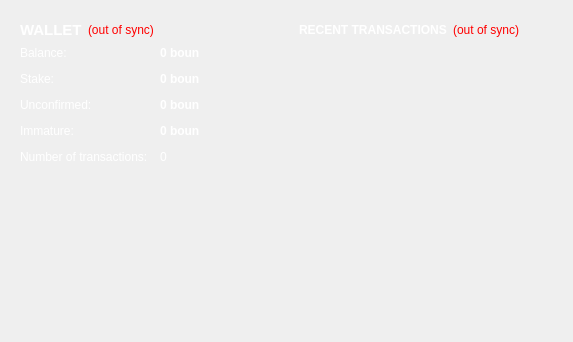
<?xml version="1.0" encoding="UTF-8"?>
<ui version="4.0">
 <class>OverviewPage</class>
 <widget class="QWidget" name="OverviewPage">
  <property name="geometry">
   <rect>
    <x>0</x>
    <y>0</y>
    <width>573</width>
    <height>342</height>
   </rect>
  </property>
  <property name="windowTitle">
   <string>Form</string>
  </property>
  <property name="styleSheet">
   <string notr="true">#OverviewPage { color: #ededed; }</string>
  </property>
  <layout class="QHBoxLayout" name="horizontalLayout" stretch="1,1">
   <item>
    <layout class="QVBoxLayout" name="verticalLayout_2">
     <item>
      <widget class="QFrame" name="frame">
       <property name="styleSheet">
        <string notr="true">#frame { background-color: qlineargradient(spread:pad, x1:0, y1:0, x2:0, y2:1, stop:0 rgba(0,0,0,0), stop:1.0 rgba(0,0,0,0)); }</string>
       </property>
       <layout class="QVBoxLayout" name="verticalLayout_4">
        <item>
         <layout class="QHBoxLayout" name="horizontalLayout_4">
          <item>
           <widget class="QLabel" name="label_5">
            <property name="font">
             <font>
              <pointsize>11</pointsize>
              <weight>75</weight>
              <bold>true</bold>
             </font>
            </property>
            <property name="styleSheet">
             <string notr="true">color: #ffffff;</string>
            </property>
            <property name="text">
             <string>WALLET</string>
            </property>
           </widget>
          </item>
          <item>
           <widget class="QLabel" name="labelWalletStatus">
            <property name="toolTip">
             <string>The displayed information may be out of date. Your wallet automatically synchronizes with the Filmcoin network after a connection is established, but this process has not completed yet.</string>
            </property>
            <property name="styleSheet">
             <string notr="true">QLabel { color: red; }</string>
            </property>
            <property name="text">
             <string notr="true">(out of sync)</string>
            </property>
            <property name="alignment">
             <set>Qt::AlignLeading|Qt::AlignLeft|Qt::AlignVCenter</set>
            </property>
           </widget>
          </item>
          <item>
           <spacer name="horizontalSpacer_2">
            <property name="orientation">
             <enum>Qt::Horizontal</enum>
            </property>
            <property name="sizeHint" stdset="0">
             <size>
              <width>40</width>
              <height>20</height>
             </size>
            </property>
           </spacer>
          </item>
         </layout>
        </item>
        <item>
         <layout class="QFormLayout" name="formLayout_2">
          <property name="fieldGrowthPolicy">
           <enum>QFormLayout::AllNonFixedFieldsGrow</enum>
          </property>
          <property name="horizontalSpacing">
           <number>12</number>
          </property>
          <property name="verticalSpacing">
           <number>12</number>
          </property>
          <item row="0" column="0">
           <widget class="QLabel" name="label">
            <property name="styleSheet">
             <string notr="true">color: #FFFFFF;</string>
            </property>
            <property name="text">
             <string>Balance:</string>
            </property>
           </widget>
          </item>
          <item row="0" column="1">
           <widget class="QLabel" name="labelBalance">
            <property name="font">
             <font>
              <weight>75</weight>
              <bold>true</bold>
             </font>
            </property>
            <property name="cursor">
             <cursorShape>IBeamCursor</cursorShape>
            </property>
            <property name="toolTip">
             <string>Your current balance</string>
            </property>
            <property name="styleSheet">
             <string notr="true">color: #ffffff;</string>
            </property>
            <property name="text">
             <string notr="true">0 boun</string>
            </property>
            <property name="textInteractionFlags">
             <set>Qt::LinksAccessibleByMouse|Qt::TextSelectableByKeyboard|Qt::TextSelectableByMouse</set>
            </property>
           </widget>
          </item>
          <item row="1" column="0">
           <widget class="QLabel" name="label_6">
            <property name="styleSheet">
             <string notr="true">color: #ffffff;</string>
            </property>
            <property name="text">
             <string>Stake:</string>
            </property>
           </widget>
          </item>
          <item row="1" column="1">
           <widget class="QLabel" name="labelStake">
            <property name="font">
             <font>
              <weight>75</weight>
              <bold>true</bold>
             </font>
            </property>
            <property name="cursor">
             <cursorShape>IBeamCursor</cursorShape>
            </property>
            <property name="toolTip">
             <string>Total of coins that was staked, and do not yet count toward the current balance</string>
            </property>
            <property name="styleSheet">
             <string notr="true">color: #ffffff;</string>
            </property>
            <property name="text">
             <string notr="true">0 boun</string>
            </property>
            <property name="textInteractionFlags">
             <set>Qt::LinksAccessibleByMouse|Qt::TextSelectableByKeyboard|Qt::TextSelectableByMouse</set>
            </property>
           </widget>
          </item>
          <item row="2" column="0">
           <widget class="QLabel" name="label_3">
            <property name="styleSheet">
             <string notr="true">color: #ffffff;</string>
            </property>
            <property name="text">
             <string>Unconfirmed:</string>
            </property>
           </widget>
          </item>
          <item row="2" column="1">
           <widget class="QLabel" name="labelUnconfirmed">
            <property name="font">
             <font>
              <weight>75</weight>
              <bold>true</bold>
             </font>
            </property>
            <property name="cursor">
             <cursorShape>IBeamCursor</cursorShape>
            </property>
            <property name="toolTip">
             <string>Total of transactions that have yet to be confirmed, and do not yet count toward the current balance</string>
            </property>
            <property name="styleSheet">
             <string notr="true">color: #ffffff;</string>
            </property>
            <property name="text">
             <string notr="true">0 boun</string>
            </property>
            <property name="textInteractionFlags">
             <set>Qt::LinksAccessibleByMouse|Qt::TextSelectableByKeyboard|Qt::TextSelectableByMouse</set>
            </property>
           </widget>
          </item>
          <item row="3" column="0">
           <widget class="QLabel" name="labelImmatureText">
            <property name="styleSheet">
             <string notr="true">color: #ffffff;</string>
            </property>
            <property name="text">
             <string>Immature:</string>
            </property>
           </widget>
          </item>
          <item row="3" column="1">
           <widget class="QLabel" name="labelImmature">
            <property name="font">
             <font>
              <weight>75</weight>
              <bold>true</bold>
             </font>
            </property>
            <property name="toolTip">
             <string>Mined balance that has not yet matured</string>
            </property>
            <property name="styleSheet">
             <string notr="true">color: #ffffff;</string>
            </property>
            <property name="text">
             <string notr="true">0 boun</string>
            </property>
            <property name="textInteractionFlags">
             <set>Qt::LinksAccessibleByMouse|Qt::TextSelectableByKeyboard|Qt::TextSelectableByMouse</set>
            </property>
           </widget>
          </item>
          <item row="4" column="0">
           <widget class="QLabel" name="label_2">
            <property name="styleSheet">
             <string notr="true">color: #ffffff;</string>
            </property>
            <property name="text">
             <string>Number of transactions:</string>
            </property>
           </widget>
          </item>
          <item row="4" column="1">
           <widget class="QLabel" name="labelNumTransactions">
            <property name="toolTip">
             <string>Total number of transactions in wallet</string>
            </property>
            <property name="styleSheet">
             <string notr="true">color: #ffffff;</string>
            </property>
            <property name="text">
             <string notr="true">0</string>
            </property>
           </widget>
          </item>
         </layout>
        </item>
       </layout>
      </widget>
     </item>
     <item>
      <spacer name="verticalSpacer">
       <property name="orientation">
        <enum>Qt::Vertical</enum>
       </property>
       <property name="sizeHint" stdset="0">
        <size>
         <width>20</width>
         <height>40</height>
        </size>
       </property>
      </spacer>
     </item>
     <item>
      <widget class="QLabel" name="label_6">
       <property name="text">
        <string/>
       </property>
       <property name="pixmap">
        <pixmap resource="../bitcoin.qrc">:/images/backg</pixmap>
       </property>
       <property name="scaledContents">
        <bool>false</bool>
       </property>
       <property name="alignment">
        <set>Qt::AlignCenter</set>
       </property>
       <property name="margin">
        <number>-2</number>
       </property>
      </widget>
     </item>
    </layout>
   </item>
   <item>
    <layout class="QVBoxLayout" name="verticalLayout_3">
     <item>
      <widget class="QFrame" name="frame_2">
       <property name="styleSheet">
        <string notr="true">#frame_2 { background-color: qlineargradient(spread:pad, x1:0, y1:0, x2:0, y2:1, stop:0 rgba(0,0,0,0), stop:1.0 rgba(0,0,0,0)); }</string>
       </property>
       <layout class="QVBoxLayout" name="verticalLayout">
        <item>
         <layout class="QHBoxLayout" name="horizontalLayout_2">
          <item>
           <widget class="QLabel" name="label_4">
            <property name="styleSheet">
             <string notr="true">color: #ffffff;</string>
            </property>
            <property name="text">
             <string>&lt;b&gt;RECENT TRANSACTIONS&lt;/b&gt;</string>
            </property>
           </widget>
          </item>
          <item>
           <widget class="QLabel" name="labelTransactionsStatus">
            <property name="toolTip">
             <string>The displayed information may be out of date. Your wallet automatically synchronizes with the Filmcoin network after a connection is established, but this process has not completed yet.</string>
            </property>
            <property name="styleSheet">
             <string notr="true">QLabel { color: red; }</string>
            </property>
            <property name="text">
             <string notr="true">(out of sync)</string>
            </property>
            <property name="alignment">
             <set>Qt::AlignRight|Qt::AlignTrailing|Qt::AlignVCenter</set>
            </property>
           </widget>
          </item>
          <item>
           <spacer name="horizontalSpacer">
            <property name="orientation">
             <enum>Qt::Horizontal</enum>
            </property>
            <property name="sizeHint" stdset="0">
             <size>
              <width>40</width>
              <height>20</height>
             </size>
            </property>
           </spacer>
          </item>
         </layout>
        </item>
        <item>
         <widget class="QListView" name="listTransactions">
          <property name="styleSheet">
           <string notr="true">QListView { background: transparent; }</string>
          </property>
          <property name="frameShape">
           <enum>QFrame::NoFrame</enum>
          </property>
          <property name="verticalScrollBarPolicy">
           <enum>Qt::ScrollBarAlwaysOff</enum>
          </property>
          <property name="horizontalScrollBarPolicy">
           <enum>Qt::ScrollBarAlwaysOff</enum>
          </property>
          <property name="selectionMode">
           <enum>QAbstractItemView::NoSelection</enum>
          </property>
         </widget>
        </item>
       </layout>
      </widget>
     </item>
     <item>
      <spacer name="verticalSpacer_2">
       <property name="orientation">
        <enum>Qt::Vertical</enum>
       </property>
       <property name="sizeHint" stdset="0">
        <size>
         <width>20</width>
         <height>40</height>
        </size>
       </property>
      </spacer>
     </item>
    </layout>
   </item>
  </layout>
 </widget>
 <resources>
  <include location="../bitcoin.qrc"/>
 </resources>
 <connections/>
</ui>
